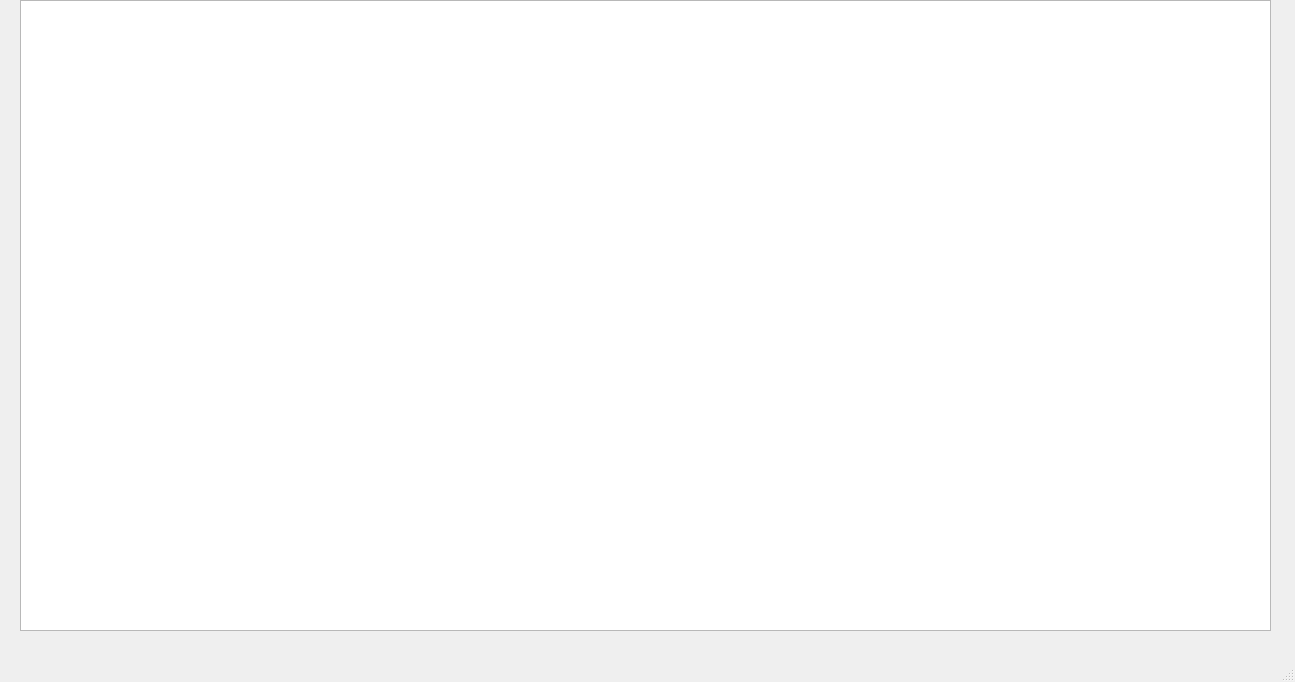
<?xml version="1.0" encoding="UTF-8"?>
<ui version="4.0">
 <class>MainWindow</class>
 <widget class="QMainWindow" name="MainWindow">
  <property name="geometry">
   <rect>
    <x>0</x>
    <y>0</y>
    <width>1295</width>
    <height>682</height>
   </rect>
  </property>
  <property name="windowTitle">
   <string>MainWindow</string>
  </property>
  <widget class="QWidget" name="centralwidget">
   <widget class="QTableView" name="tableView">
    <property name="geometry">
     <rect>
      <x>20</x>
      <y>0</y>
      <width>1251</width>
      <height>631</height>
     </rect>
    </property>
   </widget>
  </widget>
  <widget class="QMenuBar" name="menubar">
   <property name="geometry">
    <rect>
     <x>0</x>
     <y>0</y>
     <width>1295</width>
     <height>21</height>
    </rect>
   </property>
  </widget>
  <widget class="QStatusBar" name="statusbar"/>
 </widget>
 <resources/>
 <connections/>
</ui>
